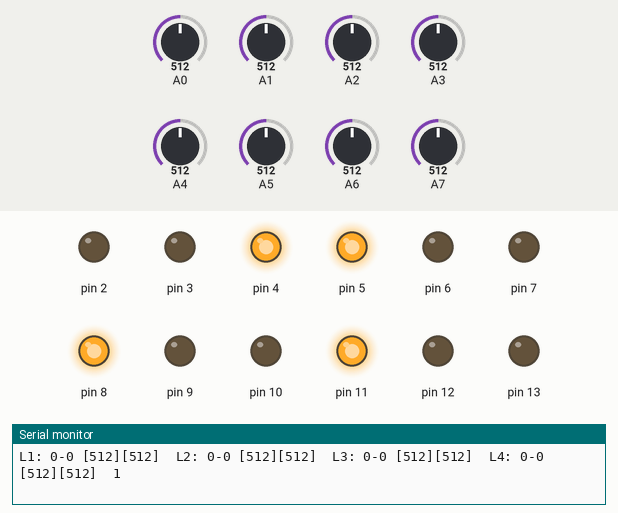
This sketch was run on a simulated Arduino Nano, built with avr-gcc and run on an emulated ATmega328P. On the bench: output pins drawn as LEDs (lit = HIGH), the last lines printed to the serial monitor. The test bench sets the inputs (shaded band); at power-on: A1 = 512, A0 = 512, A2 = 512, A3 = 512, A4 = 512, A5 = 512, A6 = 512, A7 = 512.

Above: at 1.2 s.
1.3 s: A1 set to 409
4.3 s: A1 set to 392
At 7.1 s:
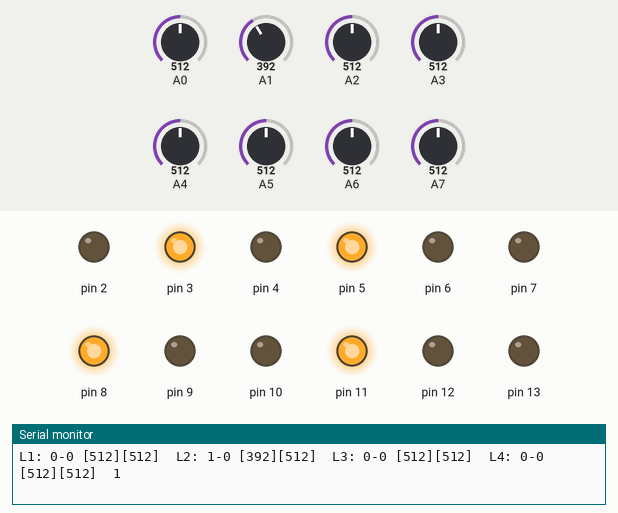
7.3 s: A0 set to 107
At 9.9 s:
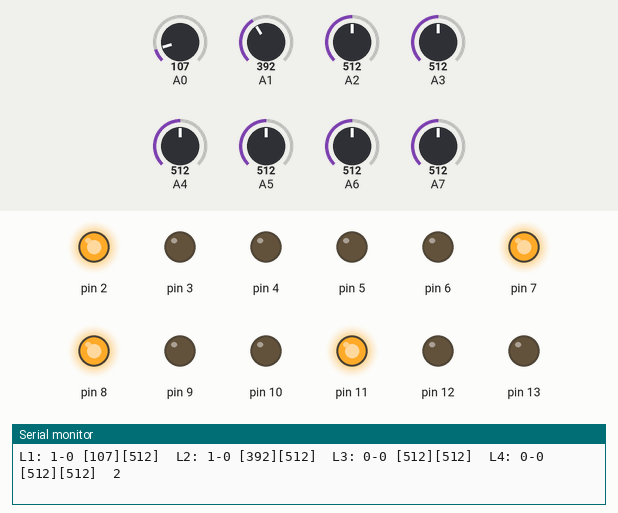
10.2 s: A0 set to 89
13.2 s: A1 set to 410
At 16.0 s:
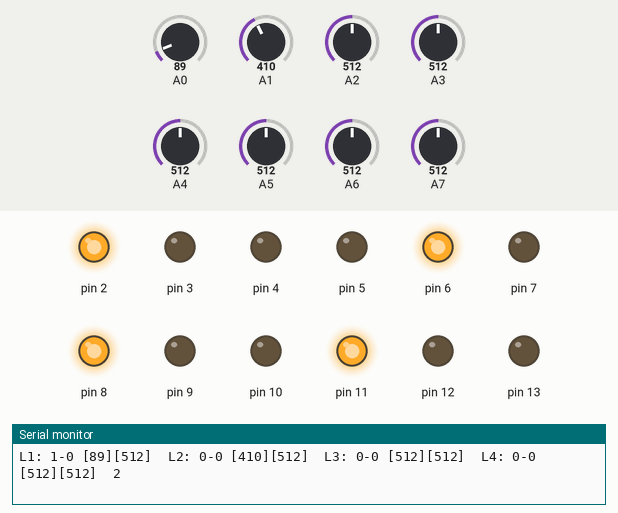
16.2 s: A2 set to 108
19.2 s: A2 set to 91
At 38.2 s:
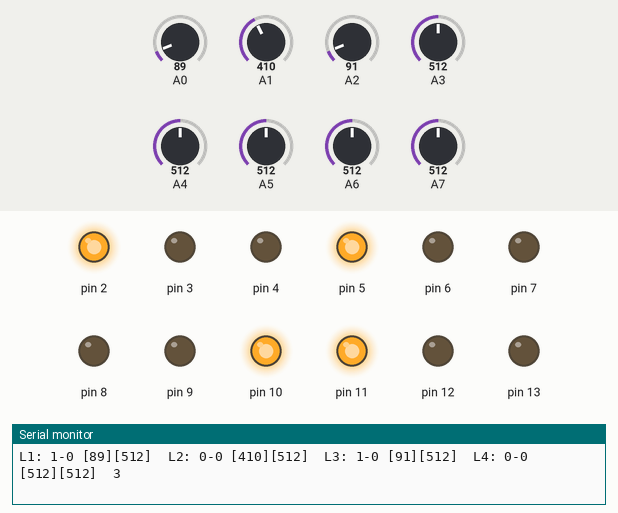
Timing chart, 0 to 55.6 s (numbered marks = the images above; inputs shaded):
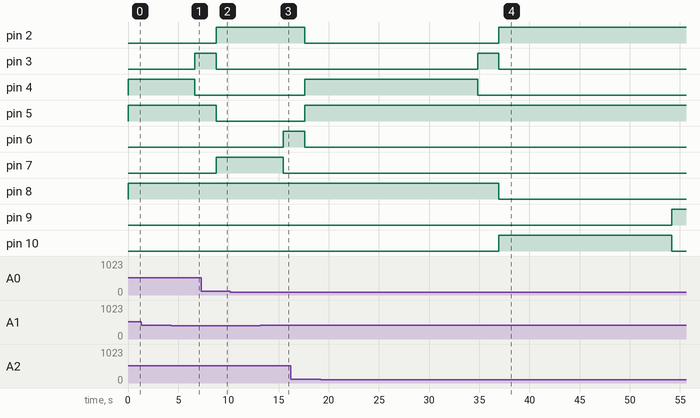

The sketch:

sketch_mar19b.ino
```cpp
#include <ArduinoQueue.h>

struct trafficLight {
  int frontSensor;                // input pin of front sensor
  int backSensor;                 // input pin of back sensor
  int frontValue;                 // value of front sensor
  int backValue;                  // value of back sensor
  int redPin;                     // output pin of red LED
  int yellowPin;                  // output pin of yellow LED
  int greenPin;                   // output pin of green LED
  int redValue;                   // value of red LED
  int yellowValue;                // value of yellow LED
  int greenValue;                 // value of green LED
  bool isFrontTrig;               // true if front sensor is triggered
  bool isBackTrig;                // true if back sensor is triggered
  unsigned long backSensorStart;  // start time when back sensor is triggered
};

ArduinoQueue<int> prioritySensor(4);  // holds the sequence of lane as per triggered sensor
ArduinoQueue<int> temp(4);            // temporary queue for congested lanes
trafficLight lane[4];                 // traffic light object

const int timeYellowToRed = 2000;
const int timeGreenToYellow = 2000;
const int timeNormalChange = 15000;
const int timeCongested = 5000;

int openLane = 1;                     // holds which lane is currently green
int nextLane = 0;                     // holds which lane is next to be green

unsigned long curTime = 0;            // current time
unsigned long beginTime = 0;          // start time of a new sequence.
                                      // resets when a new lane turns green
unsigned long yrbeginTime = 0;
unsigned long gybeginTime = 0;

bool gy = false;
bool yr = false;

void setLaneToRed(int laneNo) {             // from yellow to red
// set values of LEDs
  lane[laneNo].redValue = HIGH;
  lane[laneNo].yellowValue = LOW;
  lane[laneNo].greenValue = LOW;
// send values to Arduino
  digitalWrite(lane[laneNo].redPin, lane[laneNo].redValue);
  digitalWrite(lane[laneNo].yellowPin, lane[laneNo].yellowValue);
  digitalWrite(lane[laneNo].greenPin, lane[laneNo].greenValue);
// set other properties
  //lane[laneNo].isFrontTrig = false;
  //lane[laneNo].isBackTrig = false;
  //lane[laneNo].backSensorStart = 0;
}

void setLaneToGreen(int laneNo) {           // from red to green
// set values of LEDs
  lane[laneNo].redValue = LOW;
  lane[laneNo].yellowValue = LOW;
  lane[laneNo].greenValue = HIGH;
// send values to Arduino
  digitalWrite(lane[laneNo].redPin, lane[laneNo].redValue);
  digitalWrite(lane[laneNo].yellowPin, lane[laneNo].yellowValue);
  digitalWrite(lane[laneNo].greenPin, lane[laneNo].greenValue);
// set other properties
  //lane[laneNo].isFrontTrig = true;
  //lane[laneNo].isBackTrig = false;
  //lane[laneNo].backSensorStart = 0;
}

void setLaneToYellow(int laneNo) {            // from green to yellow
// set values of LEDs
  lane[laneNo].redValue = LOW;
  lane[laneNo].yellowValue = HIGH;
  lane[laneNo].greenValue = LOW;
// send values to Arduino
  digitalWrite(lane[laneNo].redPin, lane[laneNo].redValue);
  digitalWrite(lane[laneNo].yellowPin, lane[laneNo].yellowValue);
  digitalWrite(lane[laneNo].greenPin, lane[laneNo].greenValue);
// set other properties
  //lane[laneNo].isFrontTrig = false;
  //lane[laneNo].isBackTrig = false;
  //lane[laneNo].backSensorStart = 0;
}

void setLane(int laneNo, int pinFS, int pinBS, int pinR, int pinY, int pinG, int valR, int valY, int valG, bool fTrig, bool bTrig, long unsigned timeBS) {
// set pin numbers
  lane[laneNo].frontSensor = pinFS;
  lane[laneNo].backSensor = pinBS;
  lane[laneNo].redPin = pinR;
  lane[laneNo].yellowPin = pinY;
  lane[laneNo].greenPin = pinG;
// set mode of LED pins to output
  pinMode(lane[laneNo].redPin, OUTPUT);
  pinMode(lane[laneNo].yellowPin, OUTPUT);
  pinMode(lane[laneNo].greenPin, OUTPUT);
// set values of LEDs
  lane[laneNo].redValue = valR;
  lane[laneNo].yellowValue = valY;
  lane[laneNo].greenValue = valG;
// send values to Arduino
  digitalWrite(lane[laneNo].redPin, lane[laneNo].redValue);
  digitalWrite(lane[laneNo].yellowPin, lane[laneNo].yellowValue);
  digitalWrite(lane[laneNo].greenPin, lane[laneNo].greenValue);
// set other properties
  lane[laneNo].isFrontTrig = fTrig;
  lane[laneNo].isBackTrig = bTrig;
  lane[laneNo].backSensorStart = timeBS;
}

bool check15seconds() {return (curTime - beginTime >= timeNormalChange) ? true : false;}

bool check2seconds() {return (curTime - gybeginTime >= timeGreenToYellow) ? true : false;}

bool check3seconds() {return (curTime - yrbeginTime >= timeYellowToRed) ? true : false;}

bool check5seconds(long unsigned backSensorBeginTime) {return (curTime - backSensorBeginTime >= timeCongested) ? true : false;}

void readFrontSensor() {
  lane[0].frontValue = analogRead(A0);
  lane[1].frontValue = analogRead(A1);
  lane[2].frontValue = analogRead(A2);
  lane[3].frontValue = analogRead(A3);
  if (lane[0].frontValue < 400 && !lane[0].isFrontTrig) {prioritySensor.enqueue(1);lane[0].isFrontTrig=true;}
  if (lane[1].frontValue < 400 && !lane[1].isFrontTrig) {prioritySensor.enqueue(2);lane[1].isFrontTrig=true;}
  if (lane[2].frontValue < 400 && !lane[2].isFrontTrig) {prioritySensor.enqueue(3);lane[2].isFrontTrig=true;}
  if (lane[3].frontValue < 400 && !lane[3].isFrontTrig) {prioritySensor.enqueue(4);lane[3].isFrontTrig=true;}
  if (lane[0].frontValue >= 400) {lane[0].isFrontTrig=false;}
  if (lane[1].frontValue >= 400) {lane[1].isFrontTrig=false;}
  if (lane[2].frontValue >= 400) {lane[2].isFrontTrig=false;}
  if (lane[3].frontValue >= 400) {lane[3].isFrontTrig=false;}
}

void readBackSensor() {
  lane[0].backValue = analogRead(A4);
  lane[1].backValue = analogRead(A5);
  lane[2].backValue = analogRead(A6);
  lane[3].backValue = analogRead(A7);

  // back sensors can only be triggered if the front sensors are also triggered.
  if (lane[0].backValue < 400 && !lane[0].isBackTrig && lane[0].isFrontTrig) {lane[0].isBackTrig=true;lane[0].backSensorStart=millis();}
  if (lane[1].backValue < 400 && !lane[1].isBackTrig && lane[1].isFrontTrig) {lane[1].isBackTrig=true;lane[1].backSensorStart=millis();}
  if (lane[2].backValue < 400 && !lane[2].isBackTrig && lane[2].isFrontTrig) {lane[2].isBackTrig=true;lane[2].backSensorStart=millis();}
  if (lane[3].backValue < 400 && !lane[3].isBackTrig && lane[3].isFrontTrig) {lane[3].isBackTrig=true;lane[3].backSensorStart=millis();}
  if (lane[0].backValue >= 400) {lane[0].isBackTrig=false;}
  if (lane[1].backValue >= 400) {lane[1].isBackTrig=false;}
  if (lane[2].backValue >= 400) {lane[2].isBackTrig=false;}
  if (lane[3].backValue >= 400) {lane[3].isBackTrig=false;}
}

void setup() {
  Serial.begin(9600);
  // set lanes
  setLane(0, A0, A4, 2, 3, 4, HIGH, LOW, LOW, false, false, 0);
  setLane(1, A1, A7, 5, 6, 7, HIGH, LOW, LOW, false, false, 0);
  setLane(2, A2, A6, 8, 9, 10, HIGH, LOW, LOW, false, false, 0);
  setLane(3, A3, A5, 11, 12, 13, HIGH, LOW, LOW, false, false, 0);

  beginTime = millis();            // start time of a sequence
  setLaneToGreen(openLane-1);      // make lane 1 open
}

void loop() {
// get current time
  curTime = millis();

  // 1. check if there is a triggered front sensor, put the sensor in priority list (prioritySensor).
  //.   reset sensor.
  readFrontSensor();
  for (int i=1; i<=4; i++) {
    Serial.print("L");
    Serial.print(i);
    Serial.print(": ");
    Serial.print(lane[i-1].isFrontTrig);
    Serial.print("-");
    Serial.print(lane[i-1].isBackTrig);
    Serial.print(" [");
    Serial.print(lane[i-1].frontValue);
    Serial.print("][");
    Serial.print(lane[i-1].backValue);
    Serial.print("]");
    Serial.print("\t");
  }
  Serial.print(openLane);
  Serial.println("");

  // 2. check if there is a queued lane.
  //.   if there is, check if open lane sensor is 0.
  //.   if zero, change LED of priority lane.
  //    remove lane from priority list, reset beginTime.
  if (gy)
  {
    if (check2seconds())
    {
      setLaneToYellow(openLane-1);
      yrbeginTime = millis();        // change open lane from Green to Yellow;
      yr = true;
      gy = false;
    }
  }
  else if (yr)
  {
    if (check3seconds())
    {
      setLaneToRed(openLane-1);             // change open lane from Yellow to Red;
      setLaneToGreen(nextLane-1);           // change next lane to Green

      openLane = nextLane;
      beginTime = millis();                 // a new lane turned green
      yr = false;
    }
  }
// 3. If there are no changes in LED, force change after 15 seconds.
  else if (check15seconds()) {
    if (prioritySensor.isEmpty()) {
      nextLane = (openLane % 4) + 1;
    }
    else {
      nextLane = prioritySensor.dequeue();
    }
    Serial.print("AUTOCHANGING OPEN LANE >> ");
    Serial.println(nextLane);
    beginTime = millis();
    gybeginTime = millis();
    gy = true;
  }
  else if (lane[openLane-1].isFrontTrig) {

  }
  else
  {
    if (!prioritySensor.isEmpty()) {
      Serial.print("QUEUE IS NOT EMPTY. ");
      Serial.println(prioritySensor.getHead());
      if (prioritySensor.getHead() != openLane) {
        Serial.print("HEAD >> ");
        Serial.println(prioritySensor.getHead());
        //if (lane[openLane-1].isFrontTrig) {
          nextLane = prioritySensor.dequeue();
          Serial.print("DEQUEUEING >> ");
          Serial.println(nextLane);
          gybeginTime = millis();
          gy = true;
        //}
      }
      else
      {
        prioritySensor.dequeue();
      }
    }
  }

  // 4. check if a back sensor is triggered, save the time (backSensorStart).
  readBackSensor();

  // 5. If there is a back sensor triggered for more than 5 seconds, move to first priority.
  //.   Adjust other lanes in the priority list.
  for (int i=0; i<4; i++) {
    if (lane[i].isBackTrig && check5seconds(lane[i].backSensorStart)) {
      for (int j = 0; j < prioritySensor.itemCount(); j++) {
        temp.enqueue(prioritySensor.dequeue());
      }
      prioritySensor.enqueue(i+1);
      for (int j = 0; j < temp.itemCount(); j++) {
        if (temp.getHead() != i+1) prioritySensor.enqueue(temp.dequeue());
        else {temp.dequeue();j++;}
      }
      lane[i].isBackTrig = false;
    }
  }
}
```

ArduinoQueue.h
```cpp
/*
    Author: Einar Arnason
    email: einsiarna@gmail.com

    A lightweight linked list type queue implementation,
    meant for microcontrollers.

    Usage and further info:
    https://github.com/EinarArnason/ArduinoQueue
*/

#pragma once

#if defined(ARDUINO) && ARDUINO >= 100
#include "Arduino.h"
#elif defined(ARDUINO) && ARDUINO < 100
#include "WProgram.h"
#endif

#if __cplusplus <= 199711L
#define nullptr NULL
#endif

template <typename T>
class ArduinoQueue {
  class Node {
   public:
    T item;
    Node* next;

    Node() { next = nullptr; }
    ~Node() { next = nullptr; }
  };

  Node* head;
  Node* tail;
  unsigned int maxItems;
  unsigned int maxMemory;
  unsigned int count;

 public:
  ArduinoQueue(unsigned int maxItems = (unsigned int)-1,
               unsigned int maxMemory = (unsigned int)-1) {
    this->head = nullptr;
    this->tail = nullptr;
    this->count = 0;
    this->maxMemory = maxMemory;
    this->maxItems = maxMemory / sizeof(Node);

    if (maxItems != 0 && this->maxItems > maxItems) {
      this->maxItems = maxItems;
    }
  }

  ~ArduinoQueue() {
    for (Node* node = head; node != nullptr; node = head) {
      head = node->next;
      delete node;
    }
  }

  /*
    Push an item to the queue.
    Returns false if memory is
    full, or true if the item
    was added to queue.
  */
  bool enqueue(T item) {
    if (count == maxItems) {
      return false;
    }

    Node* node = new Node;
    if (node == nullptr) {
      return false;
    }

    node->item = item;

    if (head == nullptr) {
      head = node;
      tail = node;
      count++;

      return true;
    }

    tail->next = node;
    tail = node;
    count++;

    return true;
  }

  /*
    Pop the front of the queue.
    Because exceptions are not
    usually implemented for
    microcontrollers, if queue
    is empty, a dummy item is
    returned.
  */
  T dequeue() {
    if ((count == 0) || (head == nullptr)) {
      return T();
    }

    Node* node = head;
    head = node->next;
    T item = node->item;
    delete node;
    node = nullptr;

    if (head == nullptr) {
      tail = nullptr;
    }

    count--;
    return item;
  }

  /*
    Returns true if the queue
    is empty, false otherwise.
  */
  bool isEmpty() { return head == nullptr; }

  /*
    Returns true if the queue
    is full, false otherwise.
  */
  bool isFull() { return count == maxItems; }

  /*
    Returns the number of items
    currently in the queue.
  */
  unsigned int itemCount() { return count; }

  /*
    Returns the size of the
    queue item in bytes.
  */
  unsigned int itemSize() { return sizeof(Node); }

  /*
    Returns the size of the queue
    (maximum number of items)
  */
  unsigned int maxQueueSize() { return maxItems; }

  /*
    Returns the size of the queue
    (maximum size in bytes)
  */
  unsigned int maxMemorySize() { return maxMemory; }

  /*
    Get the item in the front
    of the queue.
    Because exceptions are not
    usually implemented for
    microcontrollers, if queue
    is empty, a dummy item is
    returned.
  */
  T getHead() {
    if ((count == 0) || (head == nullptr)) {
      return T();
    }

    T item = head->item;
    return item;
  }

  /*
    Get the item in the back
    of the queue.
    Because exceptions are not
    usually implemented for
    microcontrollers, if queue
    is empty, a dummy item is
    returned.
  */
  T getTail() {
    if ((count == 0) || (head == nullptr)) {
      return T();
    }

    T item = tail->item;
    return item;
  }

  T* getHeadPtr() {
    if ((count == 0) || (head == nullptr)) {
      return nullptr;
    }

    return &(head->item);
  }

  T* getTailPtr() {
    if ((count == 0) || (head == nullptr)) {
      return nullptr;
    }

    return &(tail->item);
  }

  /*
    Depricated functions
  */

  // Depricated, use getHead() instead
  T front() { return getHead(); }
  // Depricated, use itemCount() instead
  unsigned int item_count() { return itemCount(); }
  // Depricated, use itemSize() instead
  unsigned int item_size() { return itemSize(); }
  // Depricated, use maxQueueSize() instead
  unsigned int max_queue_size() { return maxQueueSize(); }
  // Depricated, use maxMemorySize() instead
  unsigned int max_memory_size() { return maxMemorySize(); }
};
```

Measured:
- the behaviour switches between 400 and 399 on A1 (found by bisection; images 0 and 1)
- the behaviour switches between 100 and 99 on A2 (found by bisection; images 3 and 4)
- after the input at 4.3 s, pin 3: LOW → HIGH after 2.3 s; pin 4: HIGH → LOW after 2.3 s
- after the input at 13.2 s, pin 6: LOW → HIGH after 2.3 s; pin 7: HIGH → LOW after 2.3 s
